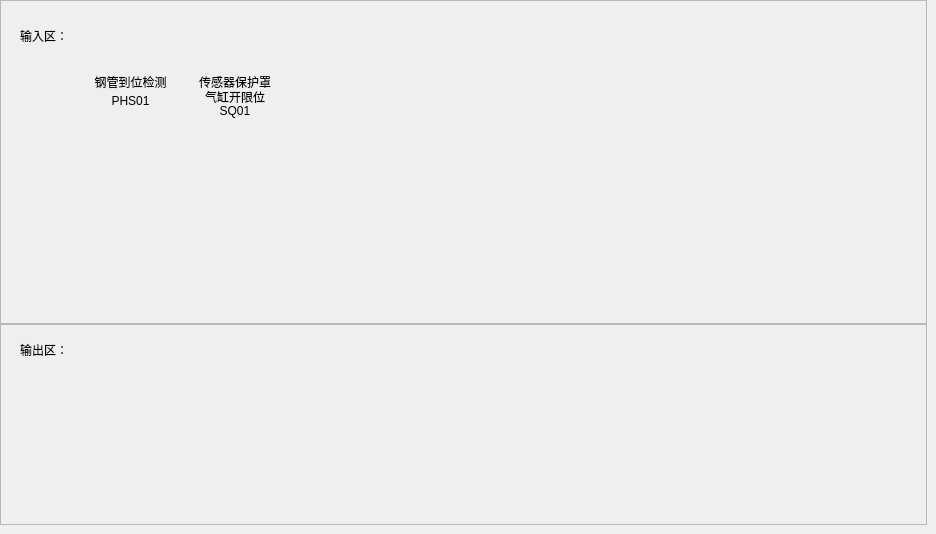
    <widget class="QWidget" name="diagnose_page">
     <widget class="QFrame" name="frame_12">
      <property name="geometry">
       <rect>
        <x>0</x>
        <y>324</y>
        <width>927</width>
        <height>201</height>
       </rect>
      </property>
      <property name="frameShape">
       <enum>QFrame::StyledPanel</enum>
      </property>
      <property name="frameShadow">
       <enum>QFrame::Plain</enum>
      </property>
      <widget class="QLabel" name="label_100">
       <property name="geometry">
        <rect>
         <x>20</x>
         <y>10</y>
         <width>81</width>
         <height>31</height>
        </rect>
       </property>
       <property name="styleSheet">
        <string notr="true">font: 13pt &quot;黑体&quot;;</string>
       </property>
       <property name="text">
        <string>输出区：</string>
       </property>
      </widget>
     </widget>
     <widget class="QFrame" name="frame_13">
      <property name="geometry">
       <rect>
        <x>0</x>
        <y>0</y>
        <width>927</width>
        <height>324</height>
       </rect>
      </property>
      <property name="frameShape">
       <enum>QFrame::StyledPanel</enum>
      </property>
      <property name="frameShadow">
       <enum>QFrame::Plain</enum>
      </property>
      <widget class="QLabel" name="label_102">
       <property name="geometry">
        <rect>
         <x>20</x>
         <y>20</y>
         <width>91</width>
         <height>31</height>
        </rect>
       </property>
       <property name="styleSheet">
        <string notr="true">font: 13pt &quot;黑体&quot;;</string>
       </property>
       <property name="text">
        <string>输入区：</string>
       </property>
      </widget>
      <widget class="QLabel" name="label_128">
       <property name="geometry">
        <rect>
         <x>110</x>
         <y>20</y>
         <width>50</width>
         <height>50</height>
        </rect>
       </property>
       <property name="styleSheet">
        <string notr="true"/>
       </property>
       <property name="text">
        <string/>
       </property>
      </widget>
      <widget class="QLabel" name="label_129">
       <property name="geometry">
        <rect>
         <x>210</x>
         <y>20</y>
         <width>50</width>
         <height>50</height>
        </rect>
       </property>
       <property name="styleSheet">
        <string notr="true"/>
       </property>
       <property name="text">
        <string/>
       </property>
      </widget>
      <widget class="QSplitter" name="splitter_21">
       <property name="geometry">
        <rect>
         <x>80</x>
         <y>72</y>
         <width>101</width>
         <height>36</height>
        </rect>
       </property>
       <property name="orientation">
        <enum>Qt::Vertical</enum>
       </property>
       <property name="handleWidth">
        <number>1</number>
       </property>
       <widget class="QLabel" name="label_103">
        <property name="styleSheet">
         <string notr="true">font: 9pt &quot;宋体&quot;;</string>
        </property>
        <property name="text">
         <string>钢管到位检测</string>
        </property>
        <property name="alignment">
         <set>Qt::AlignCenter</set>
        </property>
       </widget>
       <widget class="QLabel" name="label_104">
        <property name="styleSheet">
         <string notr="true">font: 9pt &quot;宋体&quot;;</string>
        </property>
        <property name="text">
         <string>PHS01</string>
        </property>
        <property name="alignment">
         <set>Qt::AlignCenter</set>
        </property>
       </widget>
      </widget>
      <widget class="QSplitter" name="splitter_22">
       <property name="geometry">
        <rect>
         <x>190</x>
         <y>74</y>
         <width>90</width>
         <height>45</height>
        </rect>
       </property>
       <property name="orientation">
        <enum>Qt::Vertical</enum>
       </property>
       <property name="handleWidth">
        <number>0</number>
       </property>
       <widget class="QLabel" name="label_105">
        <property name="styleSheet">
         <string notr="true">font: 9pt &quot;宋体&quot;;</string>
        </property>
        <property name="text">
         <string>传感器保护罩</string>
        </property>
        <property name="alignment">
         <set>Qt::AlignCenter</set>
        </property>
       </widget>
       <widget class="QLabel" name="label_106">
        <property name="styleSheet">
         <string notr="true">font: 9pt &quot;宋体&quot;;</string>
        </property>
        <property name="text">
         <string>气缸开限位</string>
        </property>
        <property name="alignment">
         <set>Qt::AlignCenter</set>
        </property>
       </widget>
       <widget class="QLabel" name="label_107">
        <property name="styleSheet">
         <string notr="true">font: 9pt &quot;宋体&quot;;</string>
        </property>
        <property name="text">
         <string>SQ01</string>
        </property>
        <property name="alignment">
         <set>Qt::AlignCenter</set>
        </property>
       </widget>
      </widget>
     </widget>
    </widget>
